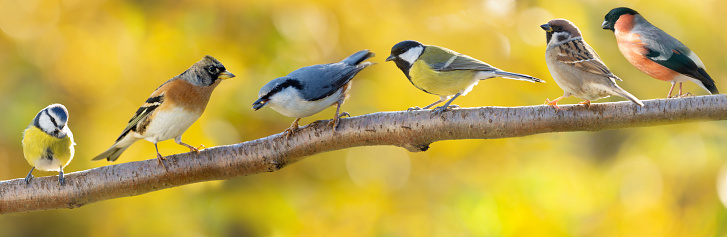
#> input picture birds.jpg, 727 x 237 px, found by its file name
$ jupyter execute Homework1.ipynb
#> lines starting #> are read from the running program, lines starting #| are printed output that depends on the picture
[cell 1]
import cv2
import numpy as np
from matplotlib import pyplot as plt
#plt.rcParams['figure.figsize'] = [15, 15]  -  ???

[cell 2]
# Load an image
img = cv2.imread('cv/birds.jpg')
#> img is the input picture: shape (237, 727, 3); mean B, G, R 72.4, 166.8, 191
# Convert it to RGB
img_rgb = cv2.cvtColor(img, cv2.COLOR_BGR2RGB)
# Plot it
plt.imshow(img_rgb)

[cell 3]
# Split the image into the three colour channels
red, green, blue = cv2.split(img_rgb)
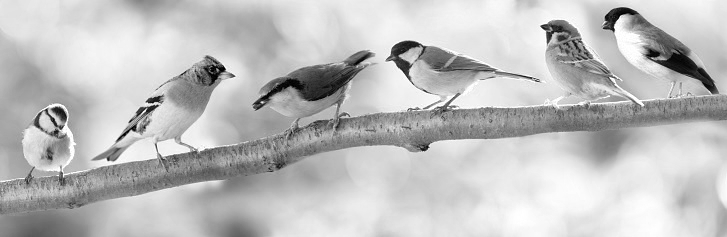
#> red: shape (237, 727); min 0, max 255, mean 191
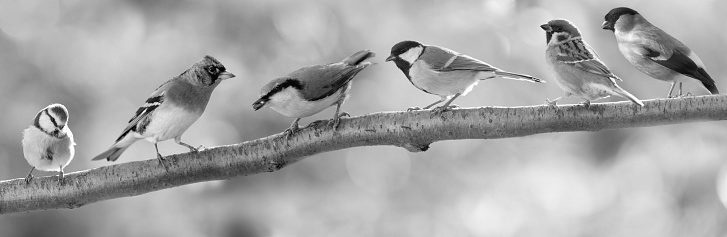
#> green: shape (237, 727); min 0, max 255, mean 166.8
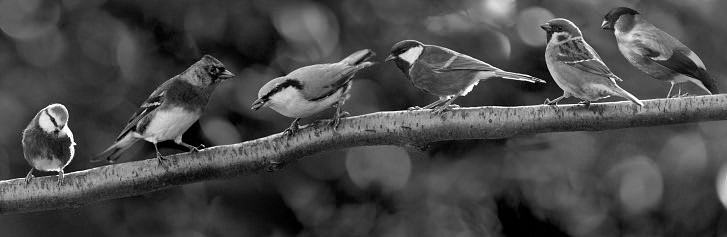
#> blue: shape (237, 727); min 0, max 255, mean 72.4

# Compose the image in the RGB colour space
img1 = cv2.merge([red, green, blue])

# Compose the image in the RBG colour space
img2 = cv2.merge([red, blue, green])
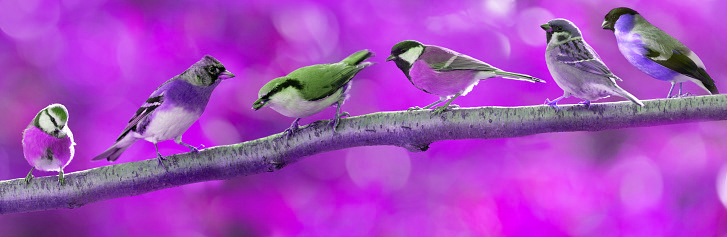
#> img2: shape (237, 727, 3); mean of channels 0, 1, 2 191, 72.4, 166.8; drawn as B, G, R

# Compose the image in the GRB colour space
img3 = cv2.merge([green, red, blue])
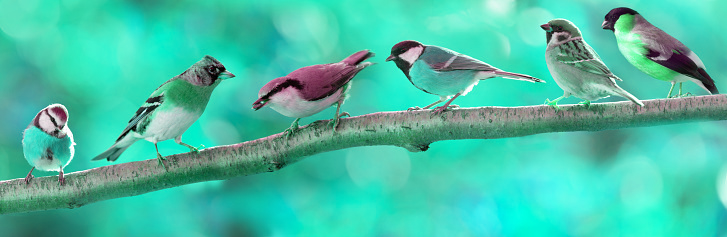
#> img3: shape (237, 727, 3); mean of channels 0, 1, 2 166.8, 191, 72.4; drawn as B, G, R

# Compose the image in the BGR colour space
img4 = cv2.merge([blue, green, red])

# Create the collage
out1 = np.hstack([img1, img2])
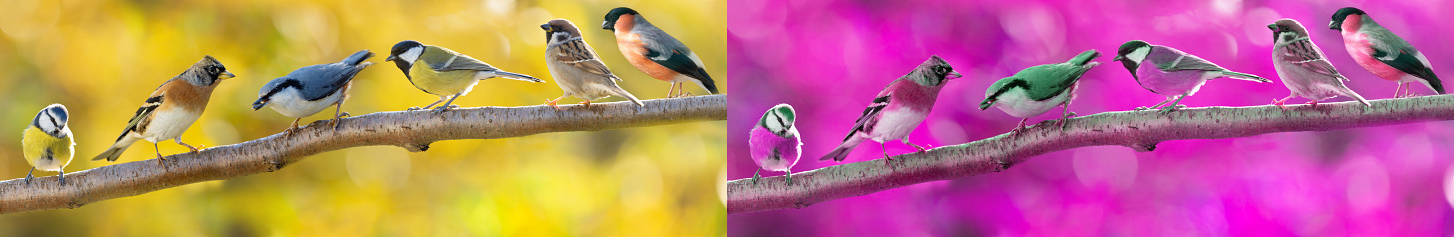
#> out1: shape (237, 1454, 3); mean R, G, B 191, 119.6, 119.6
out2 = np.hstack([img3, img4])
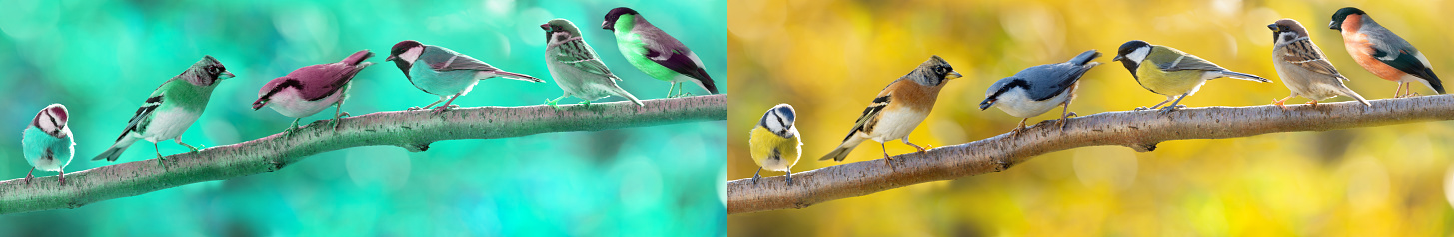
#> out2: shape (237, 1454, 3); mean of channels 0, 1, 2 119.6, 178.9, 131.7; drawn as B, G, R
out = np.vstack([out1, out2])
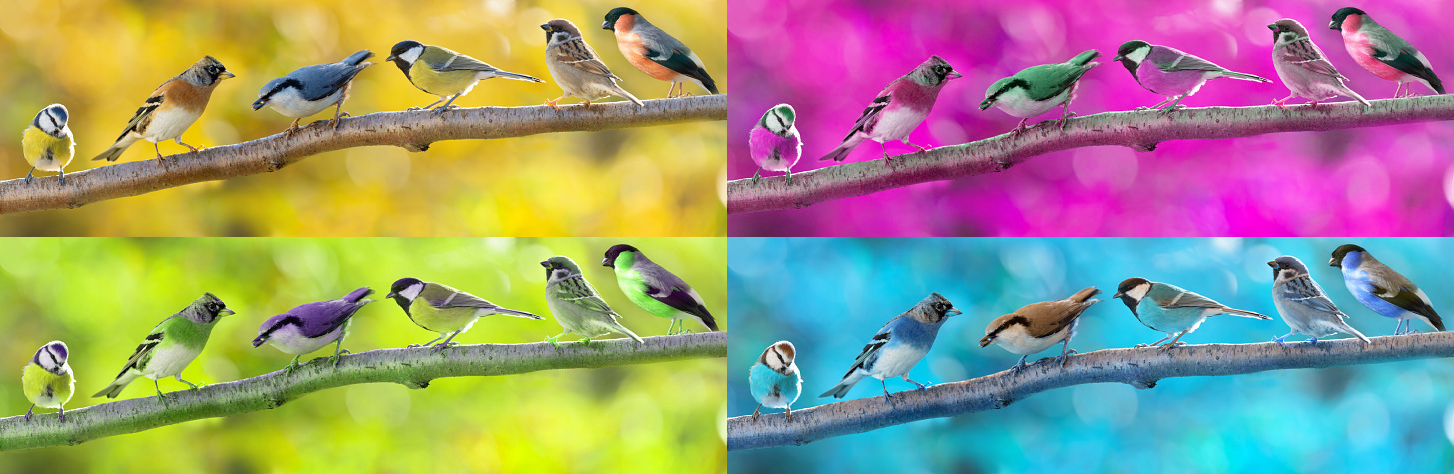
#> out: shape (474, 1454, 3); mean R, G, B 155.3, 149.3, 125.7

# Plot the collage
plt.imshow(out)
#plt.axis(False) -  ???
